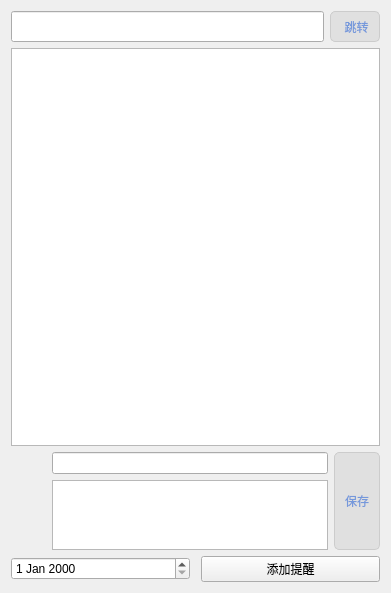
<?xml version="1.0" encoding="UTF-8"?>
<ui version="4.0">
 <class>WFileTag</class>
 <widget class="QWidget" name="WFileTag">
  <property name="geometry">
   <rect>
    <x>0</x>
    <y>0</y>
    <width>391</width>
    <height>593</height>
   </rect>
  </property>
  <property name="windowTitle">
   <string>Form</string>
  </property>
  <property name="styleSheet">
   <string notr="true"/>
  </property>
  <layout class="QGridLayout" name="gridLayout">
   <item row="0" column="0">
    <layout class="QVBoxLayout" name="verticalLayout" stretch="1,13,1">
     <item>
      <layout class="QHBoxLayout" name="horizontalLayout" stretch="7,1">
       <property name="spacing">
        <number>6</number>
       </property>
       <item>
        <widget class="QLineEdit" name="pathLineEdit">
         <property name="enabled">
          <bool>true</bool>
         </property>
         <property name="sizePolicy">
          <sizepolicy hsizetype="Expanding" vsizetype="Expanding">
           <horstretch>0</horstretch>
           <verstretch>0</verstretch>
          </sizepolicy>
         </property>
         <property name="baseSize">
          <size>
           <width>0</width>
           <height>13</height>
          </size>
         </property>
        </widget>
       </item>
       <item>
        <widget class="QPushButton" name="goButton">
         <property name="sizePolicy">
          <sizepolicy hsizetype="Minimum" vsizetype="Expanding">
           <horstretch>0</horstretch>
           <verstretch>0</verstretch>
          </sizepolicy>
         </property>
         <property name="styleSheet">
          <string notr="true">QPushButton {
    color: #7598db;  /* 设置字体颜色为橙色 */
    background-color: #e0e0e0;  /* 背景颜色为灰色（可选） */
    border: 1px solid #ccc;  /* 边框颜色为浅灰色（可选） */
    border-radius: 5px;  /* 设置圆角（可选） */
    padding: 5px 10px;  /* 设置内边距（可选） */
}
</string>
         </property>
         <property name="text">
          <string> 跳转</string>
         </property>
        </widget>
       </item>
      </layout>
     </item>
     <item>
      <widget class="QTreeView" name="treeView">
       <property name="sizePolicy">
        <sizepolicy hsizetype="Preferred" vsizetype="Preferred">
         <horstretch>0</horstretch>
         <verstretch>0</verstretch>
        </sizepolicy>
       </property>
      </widget>
     </item>
     <item>
      <layout class="QHBoxLayout" name="horizontalLayout_2" stretch="1,8,1">
       <item>
        <layout class="QVBoxLayout" name="verticalLayout_5" stretch="1,4">
         <item>
          <widget class="QLabel" name="label_1">
           <property name="text">
            <string/>
           </property>
           <property name="pixmap">
            <pixmap resource="../resources/res.qrc">:/usedimage/tag.svg</pixmap>
           </property>
           <property name="alignment">
            <set>Qt::AlignCenter</set>
           </property>
          </widget>
         </item>
         <item>
          <widget class="QLabel" name="label_2">
           <property name="text">
            <string/>
           </property>
           <property name="pixmap">
            <pixmap resource="../resources/res.qrc">:/usedimage/edittag.svg</pixmap>
           </property>
           <property name="alignment">
            <set>Qt::AlignCenter</set>
           </property>
          </widget>
         </item>
        </layout>
       </item>
       <item>
        <layout class="QVBoxLayout" name="verticalLayout_4">
         <item>
          <widget class="QLineEdit" name="tagsLineEdit"/>
         </item>
         <item>
          <widget class="QTextEdit" name="annotationTextEdit">
           <property name="sizePolicy">
            <sizepolicy hsizetype="Preferred" vsizetype="Preferred">
             <horstretch>0</horstretch>
             <verstretch>0</verstretch>
            </sizepolicy>
           </property>
          </widget>
         </item>
        </layout>
       </item>
       <item>
        <widget class="QPushButton" name="saveButton">
         <property name="sizePolicy">
          <sizepolicy hsizetype="Minimum" vsizetype="Preferred">
           <horstretch>0</horstretch>
           <verstretch>0</verstretch>
          </sizepolicy>
         </property>
         <property name="styleSheet">
          <string notr="true">QPushButton {
    color: #7598db;  /* Darker blue for text color */
    background-color: #e0e0e0;  /* Background color as gray (optional) */
    border: 1px solid #ccc;  /* Border color as light gray (optional) */
    border-radius: 5px;  /* Rounded corners (optional) */
    padding: 5px 10px;  /* Padding (optional) */
}
</string>
         </property>
         <property name="text">
          <string>保存</string>
         </property>
        </widget>
       </item>
      </layout>
     </item>
    </layout>
   </item>
   <item row="1" column="0">
    <layout class="QHBoxLayout" name="horizontalLayout_3" stretch="0,0">
     <property name="spacing">
      <number>11</number>
     </property>
     <item>
      <widget class="QDateEdit" name="dateEdit"/>
     </item>
     <item>
      <widget class="QPushButton" name="setReminderButton">
       <property name="text">
        <string>添加提醒</string>
       </property>
      </widget>
     </item>
    </layout>
   </item>
  </layout>
 </widget>
 <resources>
  <include location="../resources/res.qrc"/>
 </resources>
 <connections/>
</ui>
